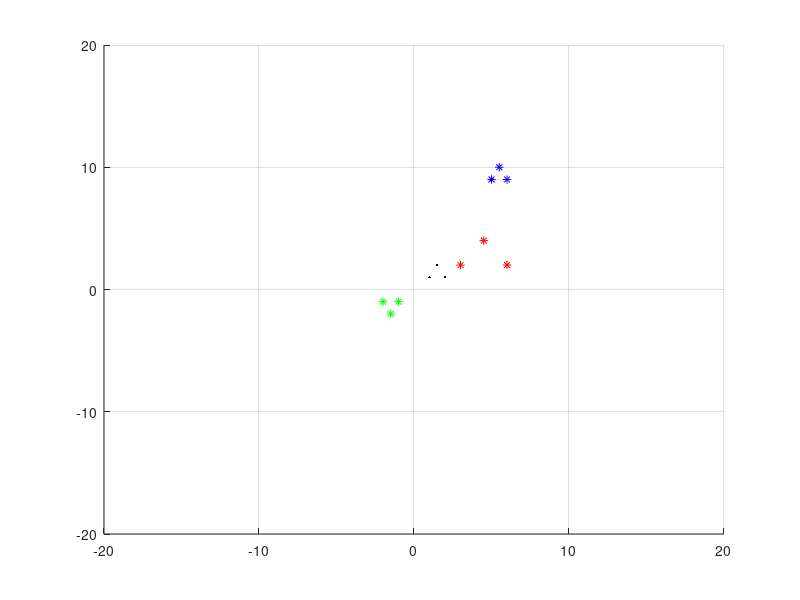

Write MATLAB code to recreate this figure.
%%%%%%%%%%%%%Parte1
%%%%%%%%%%%%%%%%%%%%%%p1
p1=[1;1;1];
p2=[2;1;1];
p3=[1.5;2;1];

axis([-20 20 -20 20])
hold on
grid on
plot3(p1(1),p1(2),p1(3),'k.');
plot3(p2(1),p2(2),p2(3),'k.');
plot3(p3(1),p3(2),p3(3),'k.');

%%%%%%%%%%%%Cambios
sx=3;
sy=2;
tx=4;
ty=8;
th=pi;
%Escalamiento
e=[sx 0 0;
   0 sy 0;
   0 0  1];
%Rotacion
r=[cos(th) -sin(th) 0;
   sin(th)  cos(th) 0;
   0          0     1];
%Traslacion
t=[1 0 tx;
   0 1 ty;
   0 0  1];


p1escalado=e*p1;
p2escalado=e*p2;
p3escalado=e*p3;
plot3(p1escalado(1),p1escalado(2),p1escalado(3),'r*');
plot3(p2escalado(1),p2escalado(2),p2escalado(3),'r*');
plot3(p3escalado(1),p3escalado(2),p3escalado(3),'r*');


p1rotado=r*p1;
p2rotado=r*p2;
p3rotado=r*p3;
plot3(p1rotado(1),p1rotado(2),p1rotado(3),'g*');
plot3(p2rotado(1),p2rotado(2),p2rotado(3),'g*');
plot3(p3rotado(1),p3rotado(2),p3rotado(3),'g*');

p1trasladado=t*p1;
p2trasladado=t*p2;
p3trasladado=t*p3;
plot3(p1trasladado(1),p1trasladado(2),p1trasladado(3),'b*');
plot3(p2trasladado(1),p2trasladado(2),p2trasladado(3),'b*');
plot3(p3trasladado(1),p3trasladado(2),p3trasladado(3),'b*');

